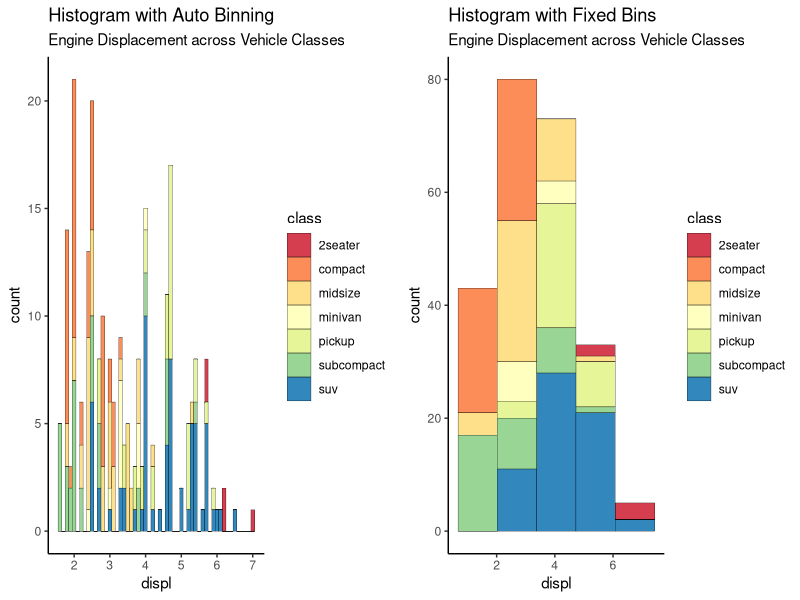

The R source for this figure:
library(ggplot2)
theme_set(theme_classic())

# Histogram on a Continuous (Numeric) Variable
g <- ggplot(mpg, aes(displ)) + scale_fill_brewer(palette = "Spectral")
require(gridExtra)

plot1<- g + geom_histogram(aes(fill=class), 
                   binwidth = .1, 
                   col="black", 
                   size=.1) +  # change binwidth
      labs(title="Histogram with Auto Binning", 
           subtitle="Engine Displacement across Vehicle Classes")  

plot2<- g + geom_histogram(aes(fill=class), 
                   bins=5, 
                   col="black", 
                   size=.1) +   # change number of bins
      labs(title="Histogram with Fixed Bins", 
           subtitle="Engine Displacement across Vehicle Classes") 
grid.arrange(plot1, plot2, ncol=2)
